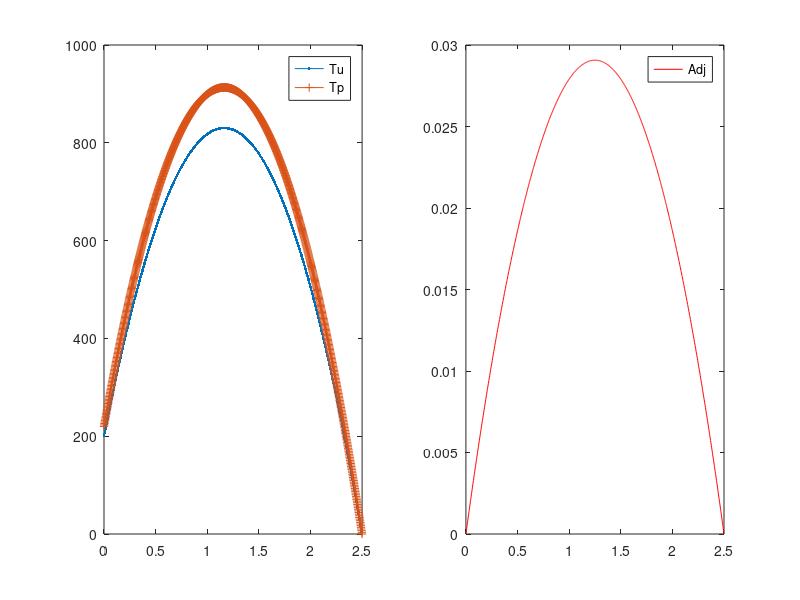

Here is the MATLAB script that generated this plot:
function hc_ss_x_CG
% Solves the heat conduction equation in 1-D x-geometry using CFEM
% without T gap.
% An arbitrary number of material zones can be used but the analytical
% solution assumes 3 zones are used. The conductivities and the volumetric
% sources can be spatially dependent.

% clear the console screen
clc; close all;

% load the data and numerical parameters
pert_k    = 1e-1 *0;
pert_s    = 1e-1 *1;
pert_bc_L = 1e-1 *1;
pert_bc_R = 1e-1 *1;
[dat,npar] = load_simulation_data(pert_k,pert_s,pert_bc_L,pert_bc_R);

% type of data used to run the simulation
npar.pert_status = 'perturbed';

% assemble the matrix and the rhs
npar.adjoint=false;
npar.pert_status = 'unperturbed';
[Au,qu,Tdiru]=assemble_system(npar,dat);
npar.pert_status = 'perturbed';
[Ap,qp,Tdirp]=assemble_system(npar,dat);
% solve forward system
Tu=Au\qu;
Tp=Ap\qp;

% assemble the matrix and the rhs
npar.adjoint=true;
npar.pert_status = 'unperturbed';
[Aa,r,r_functional_u]=assemble_system(npar,dat);
% solve forward system
phi=Aa\r;

% calculation of the QoI using inner products
J_for_unpert = Tu'*r   +dot(r_functional_u,Tdiru);
J_adj_unpert = phi'*qu +dot(r_functional_u,Tdiru);
J_for_pert   = Tp'*r   +dot(r_functional_u,Tdirp);

% calculation of the QoI using definition and numerical quadrature
npar.adjoint=false;
J_num_for_unpert = qoi_num_eval(Tu,npar,dat);
J_num_for_pert   = qoi_num_eval(Tp,npar,dat);
npar.adjoint=true;
J_num_adj_unpert = qoi_num_eval(phi,npar,dat);
dx=diff(npar.xf);
JJJJUUUU = dot( (Tu(1:end-1)+Tu(2:end))/2 , dx )/sum(dx)
JJJJPPPP = dot( (Tp(1:end-1)+Tp(2:end))/2 , dx )/sum(dx)
JJJJaUUUU = dot( (phi(1:end-1)+phi(2:end))/2 , dx )*10000
disp('phi''*qu');
phi'*qu
disp('dot(r_functional_u,Tdiru)');
dot(r_functional_u,Tdiru)
 
fprintf('QoI unperturbed: \n----------------\n');
fprintf('\t Forward: inner: %g\n',J_for_unpert);
fprintf('\t Forward: num. : %g\n',J_num_for_unpert);
fprintf('QoI unperturbed: \n----------------\n');
fprintf('\t Adjoint: inner: %g\n',J_adj_unpert);
fprintf('\t Adjoint: num. : %g\n\n',J_num_adj_unpert);
fprintf('QoI perturbed: \n----------------\n');
fprintf('\t Forward: inner: %g\n',J_for_pert);
fprintf('\t Forward: num. : %g\n',J_num_for_pert);

dT = Tp-Tu;
dq = qp-qu;
dA = Ap-Au;

dJ_for = dT'*r        +dot(r_functional_u,Tdirp-Tdiru)
PPPP_UUUU=JJJJPPPP-JJJJUUUU

fprintf('QoI unperturbed: \n----------------\n');
fprintf('\t Forward: inner: %g\n',J_for_unpert);
fprintf('\t Forward: num. : %g\n',J_num_for_unpert);


dJ_adj = phi'*(dq - dA*Tu)  +dot(r_functional_u,Tdirp-Tdiru)
dJ_adj_exact = phi'*(dq-dA*Tu-dA*dT) +dot(r_functional_u,Tdirp-Tdiru)

% (Tp,Aa.phi) = (Tp,r) = (Ap^{-1}qp,r) = (qp,Ap^{-T}r)
% plot solution
figure(1)
subplot(1,2,1)
plot(npar.xf,Tu,'.-',npar.xf,Tp,'+-');
legend(['Tu';'Tp']);
subplot(1,2,2)
plot(npar.xf,phi,'r-');
legend(['Adj']);

return
end

%%%%%%%%%%%%%%%%%%%%%%%%%%%%%%%%%%%%%

function [A,rhs, out]=assemble_system(npar,dat)

% assemble the matrix, the rhs, apply BC

% shortcuts
porder= npar.porder;
gn    = npar.gn;
nel   = npar.nel;
% ideally, we would analyze the connectivity to determine nnz
nnz=(porder+3)*nel; %this is an upperbound, not exact
% n: linear system size
n=nel*porder+1;
% allocate memory
A=spalloc(n,n,nnz);
rhs=zeros(n,1);

% compute local matrices
% load Gauss Legendre quadrature (GLQ is exact on polynomials of degree up to 2n-1,
% while using only integrand evaluations (n-point quadrature).
% estimate the max poly order (it comes from the mass matrix  when coef. are
% piecewise constant and the material mesh matches the computational mesh
poly_max=2*porder;
[xq,wq] = GLNodeWt(porder+1);
% initialize local matrices/vectors
m=zeros(porder+1,porder+1);
k=m;
f=zeros(porder+1,1);
% store shapeset
[b,dbdx] =feshpln(xq,porder);

% definition of the weak form:
% int_domain (grad u D grad b) - int_bd_domain (b D grad u n) ...
%      = int_domain (b rhs)

% switch between forward and adjoint calculations
if npar.adjoint
    src = dat.asrc;
    bc  = dat.bc_adj;
    kond = dat.k;
else
    bc  = dat.bc_for;
    % what kind of material properties to use
    switch npar.pert_status
        case 'unperturbed'
            kond = dat.k;
            src = dat.fsrc;
        case 'perturbed'
            for i=1:length(dat.k)
                kond{i} = @(x) dat.k{i}(x)    + dat.dk{i}(x);
                src{i}  = @(x) dat.fsrc{i}(x) + dat.dfsrc{i}(x);
            end
            bc.left.C = bc.left.C + bc.left.dC;
            bc.rite.C = bc.rite.C + bc.rite.dC;
        case 'delta'
            kond = dat.dk;
            src = dat.dfsrc;
            bc.left.C =  bc.left.dC;
            bc.rite.C =  bc.rite.dC;
    end
end

% loop over elements
for iel=1:npar.nel
    % element extremities
    x0=npar.x(iel);
    x1=npar.x(iel+1);
    % jacobian of the transformation to the ref. element
    Jac=(x1-x0)/2;
    % get x values in the interval
    x=(x1+x0)/2+xq*(x1-x0)/2;
    my_zone=npar.iel2zon(iel);
    d=kond{my_zone}(x);
    q=src{my_zone}(x);
    % compute local matrices + load vector
    for i=1:porder+1
        for j=1:porder+1
            k(i,j)= dot(d.*wq.*dbdx(:,i) , dbdx(:,j));
        end
        f(i)= dot(q.*wq, b(:,i));
    end
    % assemble
    A(gn(iel,:),gn(iel,:)) = A(gn(iel,:),gn(iel,:)) + k/Jac;
    rhs(gn(iel,:)) = rhs(gn(iel,:)) + f*Jac;
end

% apply natural BC
Dirichlet_nodes=[];
Dirichlet_val=[];
r_functional=[];
switch bc.left.type
    case 0 % Neumann, int_bd_domain (b D grad u n) is on the RHS
        rhs(1)=rhs(1)+bc.left.C;
    case 1 % Robin
        A(1,1)=A(1,1)+dat.hcv;
        rhs(1)=rhs(1)+dat.hcv*bc.left.C;
    case 2 % Dirichlet
        Dirichlet_nodes=[Dirichlet_nodes 1];
        Dirichlet_val=[Dirichlet_val bc.left.C];
        r_functional=[r_functional rhs(1)];
end
switch bc.rite.type
    case 0 % Neumann, int_bd_domain (b D grad u n) is on the RHS
        rhs(n)=rhs(n)+bc.rite.C;
    case 1 % Robin
        A(n,n)=A(n,n)+dat.hcv;
        rhs(n)=rhs(n)+dat.hcv*bc.rite.C;
    case 2 % Dirichlet
        Dirichlet_nodes=[Dirichlet_nodes n];
        Dirichlet_val=[Dirichlet_val bc.rite.C];
        r_functional=[r_functional rhs(n)];
end
% apply Dirichlet BC
for i=1:length(Dirichlet_nodes);% loop on the number of constraints
    id=Dirichlet_nodes(i);      % extract the dof of a constraint
    bcval=Dirichlet_val(i);
    rhs=rhs-bcval*A(:,id);  % modify the rhs using constrained value
    A(id,:)=0; % set all the id-th row to zero
    A(:,id)=0; % set all the id-th column to zero (symmetrize A)
    A(id,id)=1;            % set the id-th diagonal to unity
    rhs(id)=bcval;         % put the constrained value in the rhs
end

if npar.adjoint
    out=r_functional;
else
    out=Dirichlet_val;
end

return
end
%%%%%%%%%%%%%%%%%%%%%%%%%%%%%%%%%%%%%

function QoI = qoi_num_eval(fem_sol,npar,dat)

% calculation of the QoI using definition and numerical quadrature
% dx=diff(npar.xf);
% JJJJUUUU = dot( (Tu(1:end-1)+Tu(2:end))/2 , dx )/sum(dx)
% JJJJPPPP = dot( (Tp(1:end-1)+Tp(2:end))/2 , dx )/sum(dx)

% shortcuts
porder= npar.porder;
gn    = npar.gn;
nel   = npar.nel;

% select quadrature
poly_max=2*porder;
[xq,wq] = GLNodeWt(porder+1);
% store shapeset
[b,~] =feshpln(xq,porder);

% use adjoint source (response function)
use_response_function = ~npar.adjoint;

% switch between forward and adjoint calculations
if use_response_function
    src = dat.asrc;
    %     bc  = dat.bc_adj;
    %     kond = dat.k;
else
    bc  = dat.bc_for;
    % what kind of material properties to use
    switch npar.pert_status
        case 'unperturbed'
            kond = dat.k;
            src = dat.fsrc;
        case 'perturbed'
            for i=1:length(dat.k)
                kond{i} = @(T) dat.k{i}(T)    + dat.dka{i}(T)+ dat.dkb{i}(T)+ dat.dkc{i}(T);
                src{i}  = @(x) dat.fsrc{i}(x) + dat.dfsrc{i}(x);
            end
            bc.left.C = bc.left.C + bc.left.dC;
            bc.rite.C = bc.rite.C + bc.rite.dC;
        case 'delta_p'
            for i=1:length(dat.k)
                kond{i} = @(T) dat.dka{i}(T)+ dat.dkb{i}(T)+ dat.dkc{i}(T);
            end
            src = dat.dfsrc;
            bc.left.type =  0; % Neumann
            bc.rite.type =  0;
            bc.left.C =  0;
            bc.rite.C =  0;
    end
end

QoI = 0;
% loop over elements
for iel=1:npar.nel
    % element extremities
    x0=npar.x(iel);
    x1=npar.x(iel+1);
    % jacobian of the transformation to the ref. element
    Jac=(x1-x0)/2;
    % get x values in the interval
    x=(x1+x0)/2+xq*(x1-x0)/2;
    % get the mat zone ID
    my_zone=npar.iel2zon(iel);
    % evaluate external source at qp
    q_or_r_qp=src{my_zone}(x);
    % evaluate previous temperature at qp
    fem_sol_qp = b(:,:) * fem_sol(gn(iel,:));
    %     % evaluate
    %     d=kond{my_zone}(fem_sol_qp);
    % add to QoI
    QoI = QoI + dot( wq.*fem_sol_qp ,q_or_r_qp)*Jac;
end

% add missing part to QoI when evaluating it with the adjoint function
if ~use_response_function
    % store shapeset at element extremities
    [b,dbdx] = feshpln([-1 1],porder);
    
    switch npar.pert_status
        case 'unperturbed'
            switch bc.left.type
                case {0,1} % Neumann/Robin
                    iel=1;
                    fem_sol_qp = b(:,:) * fem_sol(gn(iel,:));
                    QoI = QoI +dat.hcv*bc.left.C*fem_sol_qp(1);
                case 2 % Dirichlet
                    iel=1;
                    dfem_sol_qp = dbdx(:,:) * fem_sol(gn(iel,:));
                    my_zone=npar.iel2zon(iel);
                    d=kond{my_zone}(npar.x(iel));
                    d*bc.left.C*dfem_sol_qp(1)
                    dfem_sol_qp(1)
                    QoI = QoI -d*bc.left.C*dfem_sol_qp(1);
            end
            switch bc.rite.type
                case {0,1} % Neumann/Robin
                    iel=npar.nel;
                    fem_sol_qp = b(:,:) * fem_sol(gn(end,:));
                    QoI = QoI +dat.hcv*bc.rite.C*fem_sol_qp(end);
                case 2 % Dirichlet
                    iel=npar.nel;
                    dfem_sol_qp = dbdx(:,:) * fem_sol(gn(iel,:));
                    my_zone=npar.iel2zon(iel);
                    d=kond{my_zone}(npar.x(iel+1));
%                     dfem_sol_qp(end)
                    d*bc.rite.C*dfem_sol_qp(end);
                    QoI = QoI +d*bc.rite.C*dfem_sol_qp(end);
            end
    end
end
return
end
%%%%%%%%%%%%%%%%%%%%%%%%%%%%%%%%%%%%%

function [shapefun,dhdx]=feshpln (xv,p)
% computes the finite element basis functions and their first derivatives
% for any order p
% here, we use Lagrangian FE functions

xd=linspace(-1,1,p+1);

shapefun=zeros(length(xv),p+1);
dhdx    =zeros(length(xv),p+1);

% shape function
for i=1:p+1
    num=1.;
    den=1.;
    for j=1:p+1
        if(j~=i)
            num=num.*(xv-xd(j));
            den=den.*(xd(i)-xd(j));
        end
    end
    shapefun(:,i)=num./den;
end

% derivative of the shape function
for i=1:p+1
    sum=0.;
    den=1.;
    for j=1:p+1
        if(j~=i)
            num=1;
            for k=1:p+1
                if((k~=i)&&(k~=j))
                    num=num.*(xv-xd(k));
                end
            end
            sum=sum+num;
            den=den.*(xd(i)-xd(j));
        end
    end
    dhdx(:,i)=sum./den;
end

return
end
%%%%%%%%%%%%%%%%%%%%%%%%%%%%%%%%%%%%%%

function [x,w] = GLNodeWt(n)
% GLNodeWt  Nodes and weights for Gauss-Legendre quadrature of arbitrary order
%           obtained by solving an eigenvalue problem
%
% Synopsis:  [x,w] = GLNodeWt(n)
%
% Input:     n = order of quadrature rule
%
% Output:    x = vector of nodes
%            w = vector of weights

%  Algorithm based on ideas from Golub and Welsch, and Gautschi.  For a
%  condensed presentation see H.R. Schwarz, Numerical Analysis: A
%  Comprehensive Introduction, 1989, Wiley.  Original MATLAB
%  implementation by H.W. Wilson and L.H. Turcotte, Advanced Mathematics
%  and Mechanics Applications Using MATLAB, 2nd ed., 1998, CRC Press

beta   = (1:n-1)./sqrt(4*(1:n-1).^2 - 1);
J      = diag(beta,-1) + diag(beta,1);    % eig(J) needs J in full storage
[V,D]  = eig(J);
[x,ix] = sort(diag(D));  %  nodes are eigenvalues, which are on diagonal of D
w      = 2*V(1,ix)'.^2;  %  V(1,ix)' is column vector of first row of sorted V

return
end
%%%%%%%%%%%%%%%%%%%%%%%%%%%%%%%%%%%%%

function [dat,npar]=load_simulation_data(pert_k,pert_s,pert_bc_L,pert_bc_R)

triga = false;

% dimensions
if triga
    % dat.hcv = 1612.414; % W/m^2-C
    dat.hcv = 100; % W/m^2-C
    % dat.width = [0.003175 0.01 0.0174115 0.0179195]; % m
    dat.width = [1 3 4 7]; % m
    % mesh resolution per region
    nel_zone = [ 5 5 5 2];
else
    dat.hcv = 100;
    dat.width = 0.5*5;
    nel_zone = [ 1000 ];
end

% load the data structure with info pertaining to the physical problem
if triga
    dat.k{1}=@k_zr; % W/m-K
    dat.k{2}=@k_fuel; % W/m-K
    dat.k{3}=@k_fuel; % W/m-K
    dat.k{4}=@k_clad; % W/m-K
    % forward calculation source
    dat.fsrc{1}=@zero_function; % W/m3
    dat.fsrc{2}=@esrc; % W/m3
    dat.fsrc{3}=@esrc; % W/m3
    dat.fsrc{4}=@zero_function; % W/m3
    % adjoint calculation source
    dat.asrc{1}=@response_function;
    dat.asrc{2}=@zero_function;
    dat.asrc{3}=@zero_function;
    dat.asrc{4}=@zero_function; % W/m3
else
    dat.k{1}=@(x) 2150/200*(1+0*x);
    dat.fsrc{1}=@(x) 10000*(1+0*x);
    dat.asrc{1}=@(x) (1+0*x)/dat.width(end);
end
% create perturbations
for i=1:length(dat.k)
    dat.dk{i}    = @(x) pert_k*dat.k{i}(x);
    dat.dfsrc{i} = @(x) pert_s*dat.fsrc{i}(x);
end

% forward bc
bc.left.type=2; %0=neumann, 1=robin, 2=dirichlet
bc.left.C=200; % (that data is C in: kdu/dn=C // u+k/hcv*du/dn =C // u=C)
if triga
    bc.rite.type=2;
    bc.rite.C=15;
else
    bc.rite.type=2;
    bc.rite.C=110*0;
end
dat.bc_for=bc;
% create perturbations
dat.bc_for.left.dC = pert_bc_L*dat.bc_for.left.C;
dat.bc_for.rite.dC = pert_bc_R*dat.bc_for.rite.C;
% adjoint bc
bc.left.C=0;
bc.rite.C=0;
dat.bc_adj=bc;
clear bc;

% load the numerical parameters, npar, structure pertaining to numerics
% number of elements
if length(dat.width)~=length(nel_zone)
    error('not the same number of zones in dat.width and nel_zone');
end
if length(dat.k)~=length(nel_zone)
    error('not the same number of zones in dat.k and nel_zone');
end
if length(dat.fsrc)~=length(nel_zone)
    error('not the same number of zones in dat.fsrc and nel_zone');
end
if length(dat.asrc)~=length(nel_zone)
    error('not the same number of zones in dat.asrc and nel_zone');
end
npar.nel = sum(nel_zone);

% domain
tmp_width = [ 0 dat.width];
x=[];
iel2zon=[];
for i_zone=1:length(nel_zone)
    x_zone = linspace(tmp_width(i_zone),tmp_width(i_zone+1),nel_zone(i_zone)+1);
    if isempty(x)
        x = x_zone;
        iel2zon=i_zone*ones(nel_zone(i_zone),1);
    else
        x = [x x_zone(2:end)];
        iel2zon =[ iel2zon; i_zone*ones(nel_zone(i_zone),1)];
    end
end
npar.x=x;
npar.iel2zon=iel2zon;

% polynomial degree
npar.porder=1;
% nbr of dofs per variable
npar.ndofs = npar.porder*npar.nel+1;

% connectivity
gn=zeros(npar.nel,npar.porder+1);
gn(1,:)=linspace(1,npar.porder+1,npar.porder+1);
for iel=2:npar.nel
    gn(iel,:)=[gn(iel-1,end) , gn(iel-1,2:end)+npar.porder ];
end
npar.gn=gn; clear gn;

% create x values for plotting FEM solution
npar.xf=zeros(npar.nel*npar.porder+1,1);
for iel=1:npar.nel
    ibeg = (iel-1)*npar.porder+1;
    iend = (iel  )*npar.porder+1;
    npar.xf(ibeg:iend)=linspace(npar.x(iel),npar.x(iel+1),npar.porder+1) ;
end

return
end
